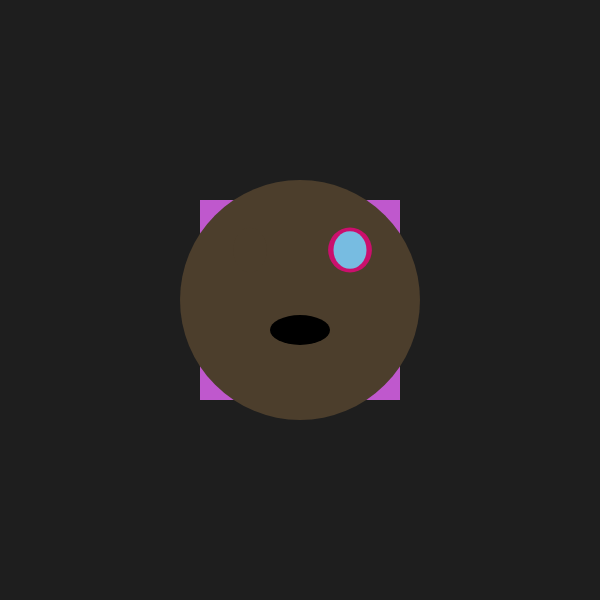
Frame 1 (no input)
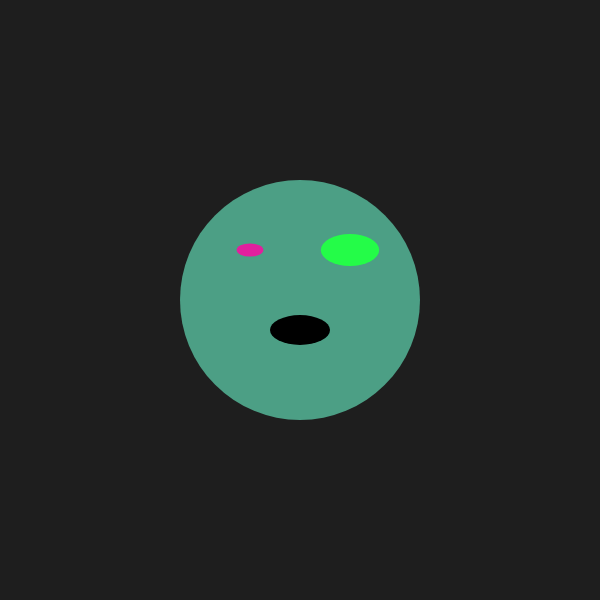
Frame 2 (the mouse pressed at the canvas centre, redrawn once)

The p5.js sketch that drew these frames (run headless with seeded random() and noise() and a simulated clock; the mouse was pressed at the canvas centre and the sketch redrawn once):

// p5.js sketch
// ── sketch.js

function setup() {
  createCanvas(600, 600);
  noLoop();
}

function mousePressed() {
}

function draw() {
  background(30);
  noStroke();
  
  let Head = random(["circle", "rectangle"]);
  let Head2 = random(["circle", "rectangle"]);

 
  //Heads
  fill(random(255), random(255), random(255));

  if (Head === "circle") {
    ellipse(300, 300, 220, 220);
  } else if (Head === "rectangle") {
    rect(200, 200, 200, 200);
  }

   fill(random(255), random(255), random(255));

  if (Head2 === "circle") {
    ellipse(300, 300, 240, 240);
  } else if (Head2 === "rectangle") {
    rect(190, 190, 220, 220);
  } 


  //Left Eye
   let numEllipses = int(random(1, 4));

    for (let i = 0; i < numEllipses; i++) {
    let w = random(10, 60);
    let h = random(10, 60);

    ellipse(250, 250, w, h);
    fill(random(255), random(255), random(255));
  }

  //Right Eye
   let numEllipses2 = int(random(1, 4));

    for (let i = 0; i < numEllipses2; i++) {
    let w = random(10, 60);
    let h = random(10, 60);

    ellipse(350, 250, w, h);
    fill(random(255), random(255), random(255));
  }

  // Mouth
    fill(0);
    ellipse(300, 330, 60, 30);



}
